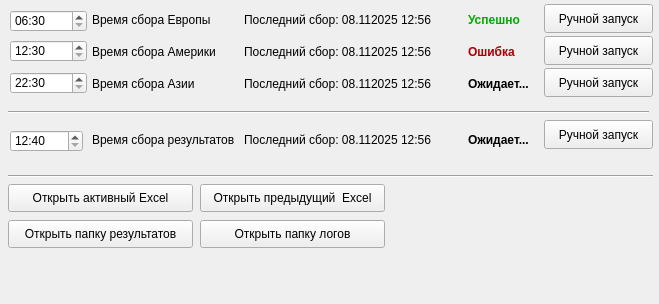
<?xml version="1.0" encoding="UTF-8"?>
<ui version="4.0">
 <class>MainWindow</class>
 <widget class="QMainWindow" name="MainWindow">
  <property name="geometry">
   <rect>
    <x>0</x>
    <y>0</y>
    <width>659</width>
    <height>304</height>
   </rect>
  </property>
  <property name="sizePolicy">
   <sizepolicy hsizetype="Fixed" vsizetype="Fixed">
    <horstretch>0</horstretch>
    <verstretch>0</verstretch>
   </sizepolicy>
  </property>
  <property name="windowTitle">
   <string extracomment="Soccer Schedduler">Soccer Scheduler</string>
  </property>
  <widget class="QWidget" name="centralwidget">
   <widget class="QLabel" name="label">
    <property name="geometry">
     <rect>
      <x>92</x>
      <y>12</y>
      <width>131</width>
      <height>16</height>
     </rect>
    </property>
    <property name="text">
     <string>Время сбора Европы</string>
    </property>
   </widget>
   <widget class="QLabel" name="label_2">
    <property name="geometry">
     <rect>
      <x>92</x>
      <y>44</y>
      <width>131</width>
      <height>16</height>
     </rect>
    </property>
    <property name="text">
     <string>Время сбора Америки</string>
    </property>
   </widget>
   <widget class="QTimeEdit" name="timeEdit">
    <property name="geometry">
     <rect>
      <x>10</x>
      <y>10</y>
      <width>77</width>
      <height>22</height>
     </rect>
    </property>
    <property name="minimumTime">
     <time>
      <hour>6</hour>
      <minute>30</minute>
      <second>0</second>
     </time>
    </property>
    <property name="displayFormat">
     <string>HH:mm</string>
    </property>
   </widget>
   <widget class="QTimeEdit" name="timeEdit_2">
    <property name="geometry">
     <rect>
      <x>10</x>
      <y>40</y>
      <width>77</width>
      <height>22</height>
     </rect>
    </property>
    <property name="minimumTime">
     <time>
      <hour>12</hour>
      <minute>30</minute>
      <second>0</second>
     </time>
    </property>
    <property name="displayFormat">
     <string>HH:mm</string>
    </property>
   </widget>
   <widget class="QTimeEdit" name="timeEdit_3">
    <property name="geometry">
     <rect>
      <x>10</x>
      <y>130</y>
      <width>73</width>
      <height>22</height>
     </rect>
    </property>
    <property name="minimumTime">
     <time>
      <hour>12</hour>
      <minute>40</minute>
      <second>0</second>
     </time>
    </property>
    <property name="displayFormat">
     <string>HH:mm</string>
    </property>
   </widget>
   <widget class="QLabel" name="label_3">
    <property name="geometry">
     <rect>
      <x>92</x>
      <y>132</y>
      <width>145</width>
      <height>16</height>
     </rect>
    </property>
    <property name="text">
     <string>Время сбора результатов</string>
    </property>
   </widget>
   <widget class="QLabel" name="label_4">
    <property name="geometry">
     <rect>
      <x>244</x>
      <y>12</y>
      <width>209</width>
      <height>16</height>
     </rect>
    </property>
    <property name="text">
     <string>Последний сбор: 08.112025 12:56</string>
    </property>
   </widget>
   <widget class="QPushButton" name="pushButton">
    <property name="geometry">
     <rect>
      <x>8</x>
      <y>184</y>
      <width>185</width>
      <height>28</height>
     </rect>
    </property>
    <property name="text">
     <string>Открыть активный Excel</string>
    </property>
   </widget>
   <widget class="QPushButton" name="pushButton_2">
    <property name="geometry">
     <rect>
      <x>200</x>
      <y>184</y>
      <width>185</width>
      <height>28</height>
     </rect>
    </property>
    <property name="text">
     <string>Открыть предыдущий  Excel</string>
    </property>
   </widget>
   <widget class="QPushButton" name="pushButton_3">
    <property name="geometry">
     <rect>
      <x>8</x>
      <y>220</y>
      <width>185</width>
      <height>28</height>
     </rect>
    </property>
    <property name="text">
     <string>Открыть папку результатов</string>
    </property>
   </widget>
   <widget class="QPushButton" name="pushButton_4">
    <property name="geometry">
     <rect>
      <x>200</x>
      <y>220</y>
      <width>185</width>
      <height>28</height>
     </rect>
    </property>
    <property name="text">
     <string>Открыть папку логов</string>
    </property>
   </widget>
   <widget class="QLabel" name="label_5">
    <property name="geometry">
     <rect>
      <x>244</x>
      <y>44</y>
      <width>209</width>
      <height>16</height>
     </rect>
    </property>
    <property name="text">
     <string>Последний сбор: 08.112025 12:56</string>
    </property>
   </widget>
   <widget class="QLabel" name="label_6">
    <property name="geometry">
     <rect>
      <x>244</x>
      <y>132</y>
      <width>209</width>
      <height>16</height>
     </rect>
    </property>
    <property name="text">
     <string>Последний сбор: 08.112025 12:56</string>
    </property>
   </widget>
   <widget class="QLabel" name="label_7">
    <property name="geometry">
     <rect>
      <x>468</x>
      <y>12</y>
      <width>73</width>
      <height>16</height>
     </rect>
    </property>
    <property name="palette">
     <palette>
      <active>
       <colorrole role="WindowText">
        <brush brushstyle="SolidPattern">
         <color alpha="255">
          <red>0</red>
          <green>0</green>
          <blue>0</blue>
         </color>
        </brush>
       </colorrole>
       <colorrole role="Button">
        <brush brushstyle="SolidPattern">
         <color alpha="255">
          <red>170</red>
          <green>255</green>
          <blue>0</blue>
         </color>
        </brush>
       </colorrole>
       <colorrole role="Midlight">
        <brush brushstyle="SolidPattern">
         <color alpha="255">
          <red>170</red>
          <green>255</green>
          <blue>0</blue>
         </color>
        </brush>
       </colorrole>
       <colorrole role="Text">
        <brush brushstyle="SolidPattern">
         <color alpha="255">
          <red>0</red>
          <green>0</green>
          <blue>0</blue>
         </color>
        </brush>
       </colorrole>
       <colorrole role="Base">
        <brush brushstyle="SolidPattern">
         <color alpha="255">
          <red>255</red>
          <green>255</green>
          <blue>255</blue>
         </color>
        </brush>
       </colorrole>
       <colorrole role="Window">
        <brush brushstyle="SolidPattern">
         <color alpha="255">
          <red>0</red>
          <green>255</green>
          <blue>127</blue>
         </color>
        </brush>
       </colorrole>
       <colorrole role="AlternateBase">
        <brush brushstyle="SolidPattern">
         <color alpha="255">
          <red>170</red>
          <green>255</green>
          <blue>0</blue>
         </color>
        </brush>
       </colorrole>
      </active>
      <inactive>
       <colorrole role="WindowText">
        <brush brushstyle="SolidPattern">
         <color alpha="255">
          <red>0</red>
          <green>0</green>
          <blue>0</blue>
         </color>
        </brush>
       </colorrole>
       <colorrole role="Button">
        <brush brushstyle="SolidPattern">
         <color alpha="255">
          <red>170</red>
          <green>255</green>
          <blue>0</blue>
         </color>
        </brush>
       </colorrole>
       <colorrole role="Midlight">
        <brush brushstyle="SolidPattern">
         <color alpha="255">
          <red>170</red>
          <green>255</green>
          <blue>0</blue>
         </color>
        </brush>
       </colorrole>
       <colorrole role="Text">
        <brush brushstyle="SolidPattern">
         <color alpha="255">
          <red>0</red>
          <green>0</green>
          <blue>0</blue>
         </color>
        </brush>
       </colorrole>
       <colorrole role="Base">
        <brush brushstyle="SolidPattern">
         <color alpha="255">
          <red>255</red>
          <green>255</green>
          <blue>255</blue>
         </color>
        </brush>
       </colorrole>
       <colorrole role="Window">
        <brush brushstyle="SolidPattern">
         <color alpha="255">
          <red>0</red>
          <green>255</green>
          <blue>127</blue>
         </color>
        </brush>
       </colorrole>
       <colorrole role="AlternateBase">
        <brush brushstyle="SolidPattern">
         <color alpha="255">
          <red>170</red>
          <green>255</green>
          <blue>0</blue>
         </color>
        </brush>
       </colorrole>
      </inactive>
      <disabled>
       <colorrole role="WindowText">
        <brush brushstyle="SolidPattern">
         <color alpha="255">
          <red>120</red>
          <green>120</green>
          <blue>120</blue>
         </color>
        </brush>
       </colorrole>
       <colorrole role="Button">
        <brush brushstyle="SolidPattern">
         <color alpha="255">
          <red>170</red>
          <green>255</green>
          <blue>0</blue>
         </color>
        </brush>
       </colorrole>
       <colorrole role="Midlight">
        <brush brushstyle="SolidPattern">
         <color alpha="255">
          <red>170</red>
          <green>255</green>
          <blue>0</blue>
         </color>
        </brush>
       </colorrole>
       <colorrole role="Text">
        <brush brushstyle="SolidPattern">
         <color alpha="255">
          <red>120</red>
          <green>120</green>
          <blue>120</blue>
         </color>
        </brush>
       </colorrole>
       <colorrole role="Base">
        <brush brushstyle="SolidPattern">
         <color alpha="255">
          <red>0</red>
          <green>255</green>
          <blue>127</blue>
         </color>
        </brush>
       </colorrole>
       <colorrole role="Window">
        <brush brushstyle="SolidPattern">
         <color alpha="255">
          <red>0</red>
          <green>255</green>
          <blue>127</blue>
         </color>
        </brush>
       </colorrole>
       <colorrole role="AlternateBase">
        <brush brushstyle="SolidPattern">
         <color alpha="255">
          <red>170</red>
          <green>255</green>
          <blue>0</blue>
         </color>
        </brush>
       </colorrole>
      </disabled>
     </palette>
    </property>
    <property name="font">
     <font>
      <bold>true</bold>
     </font>
    </property>
    <property name="text">
     <string>&lt;html&gt;&lt;head/&gt;&lt;body&gt;&lt;p&gt;&lt;span style=&quot; color:#00aa00;&quot;&gt;Успешно&lt;/span&gt;&lt;/p&gt;&lt;/body&gt;&lt;/html&gt;</string>
    </property>
   </widget>
   <widget class="QLabel" name="label_8">
    <property name="geometry">
     <rect>
      <x>468</x>
      <y>44</y>
      <width>55</width>
      <height>16</height>
     </rect>
    </property>
    <property name="font">
     <font>
      <bold>true</bold>
     </font>
    </property>
    <property name="text">
     <string>&lt;html&gt;&lt;head/&gt;&lt;body&gt;&lt;p&gt;&lt;span style=&quot; color:#aa0000;&quot;&gt;Ошибка&lt;/span&gt;&lt;/p&gt;&lt;/body&gt;&lt;/html&gt;</string>
    </property>
   </widget>
   <widget class="QLabel" name="label_9">
    <property name="geometry">
     <rect>
      <x>468</x>
      <y>132</y>
      <width>77</width>
      <height>16</height>
     </rect>
    </property>
    <property name="font">
     <font>
      <bold>true</bold>
     </font>
    </property>
    <property name="text">
     <string>Ожидает...</string>
    </property>
   </widget>
   <widget class="QTimeEdit" name="timeEdit_4">
    <property name="geometry">
     <rect>
      <x>10</x>
      <y>72</y>
      <width>77</width>
      <height>22</height>
     </rect>
    </property>
    <property name="minimumTime">
     <time>
      <hour>22</hour>
      <minute>30</minute>
      <second>0</second>
     </time>
    </property>
    <property name="displayFormat">
     <string>HH:mm</string>
    </property>
   </widget>
   <widget class="QLabel" name="label_11">
    <property name="geometry">
     <rect>
      <x>92</x>
      <y>76</y>
      <width>131</width>
      <height>16</height>
     </rect>
    </property>
    <property name="text">
     <string>Время сбора Азии</string>
    </property>
   </widget>
   <widget class="QLabel" name="label_12">
    <property name="geometry">
     <rect>
      <x>244</x>
      <y>76</y>
      <width>209</width>
      <height>16</height>
     </rect>
    </property>
    <property name="text">
     <string>Последний сбор: 08.112025 12:56</string>
    </property>
   </widget>
   <widget class="Line" name="line">
    <property name="geometry">
     <rect>
      <x>8</x>
      <y>104</y>
      <width>641</width>
      <height>16</height>
     </rect>
    </property>
    <property name="orientation">
     <enum>Qt::Orientation::Horizontal</enum>
    </property>
   </widget>
   <widget class="Line" name="line_2">
    <property name="geometry">
     <rect>
      <x>8</x>
      <y>168</y>
      <width>645</width>
      <height>16</height>
     </rect>
    </property>
    <property name="orientation">
     <enum>Qt::Orientation::Horizontal</enum>
    </property>
   </widget>
   <widget class="QLabel" name="label_10">
    <property name="geometry">
     <rect>
      <x>468</x>
      <y>76</y>
      <width>77</width>
      <height>16</height>
     </rect>
    </property>
    <property name="font">
     <font>
      <bold>true</bold>
     </font>
    </property>
    <property name="text">
     <string>Ожидает...</string>
    </property>
   </widget>
   <widget class="QPushButton" name="ButtonOk_3">
    <property name="geometry">
     <rect>
      <x>544</x>
      <y>4</y>
      <width>109</width>
      <height>29</height>
     </rect>
    </property>
    <property name="text">
     <string>Ручной запуск</string>
    </property>
   </widget>
   <widget class="QPushButton" name="ButtonOk_4">
    <property name="geometry">
     <rect>
      <x>544</x>
      <y>36</y>
      <width>109</width>
      <height>29</height>
     </rect>
    </property>
    <property name="text">
     <string>Ручной запуск</string>
    </property>
   </widget>
   <widget class="QPushButton" name="ButtonOk_5">
    <property name="geometry">
     <rect>
      <x>544</x>
      <y>68</y>
      <width>109</width>
      <height>29</height>
     </rect>
    </property>
    <property name="text">
     <string>Ручной запуск</string>
    </property>
   </widget>
   <widget class="QPushButton" name="ButtonOk_6">
    <property name="geometry">
     <rect>
      <x>544</x>
      <y>120</y>
      <width>109</width>
      <height>29</height>
     </rect>
    </property>
    <property name="text">
     <string>Ручной запуск</string>
    </property>
   </widget>
  </widget>
  <widget class="QMenuBar" name="menubar">
   <property name="enabled">
    <bool>false</bool>
   </property>
   <property name="geometry">
    <rect>
     <x>0</x>
     <y>0</y>
     <width>659</width>
     <height>33</height>
    </rect>
   </property>
  </widget>
  <widget class="QStatusBar" name="statusbar">
   <property name="enabled">
    <bool>false</bool>
   </property>
   <property name="toolTip">
    <string extracomment="Сбор запущен">Сбор запущен</string>
   </property>
   <property name="statusTip">
    <string comment="Сбор запущен" extracomment="Сбор запущен">Сбор запущен</string>
   </property>
   <property name="accessibleName">
    <string>Сбор запущен</string>
   </property>
   <property name="accessibleDescription">
    <string>Сбор запущен</string>
   </property>
   <property name="sizeGripEnabled">
    <bool>false</bool>
   </property>
  </widget>
 </widget>
 <resources/>
 <connections/>
 <designerdata>
  <property name="gridDeltaX">
   <number>4</number>
  </property>
  <property name="gridDeltaY">
   <number>4</number>
  </property>
  <property name="gridSnapX">
   <bool>true</bool>
  </property>
  <property name="gridSnapY">
   <bool>true</bool>
  </property>
  <property name="gridVisible">
   <bool>false</bool>
  </property>
 </designerdata>
</ui>
